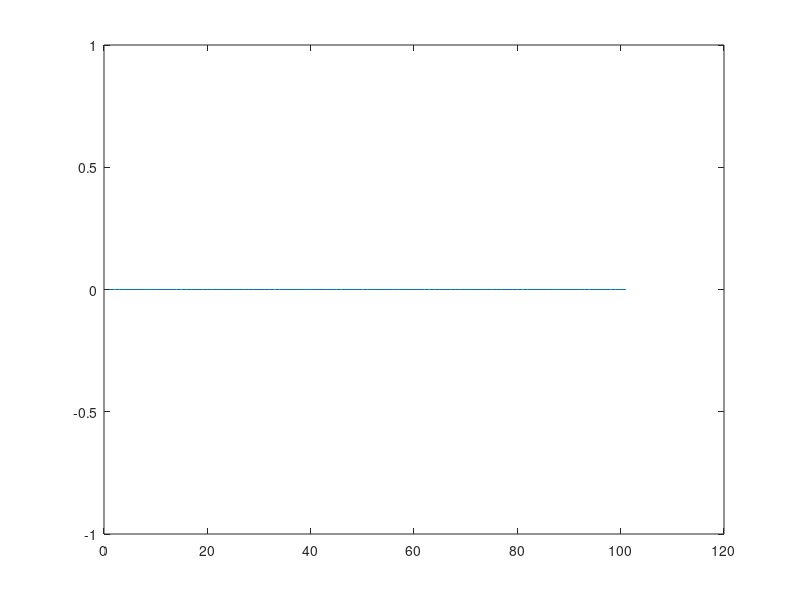
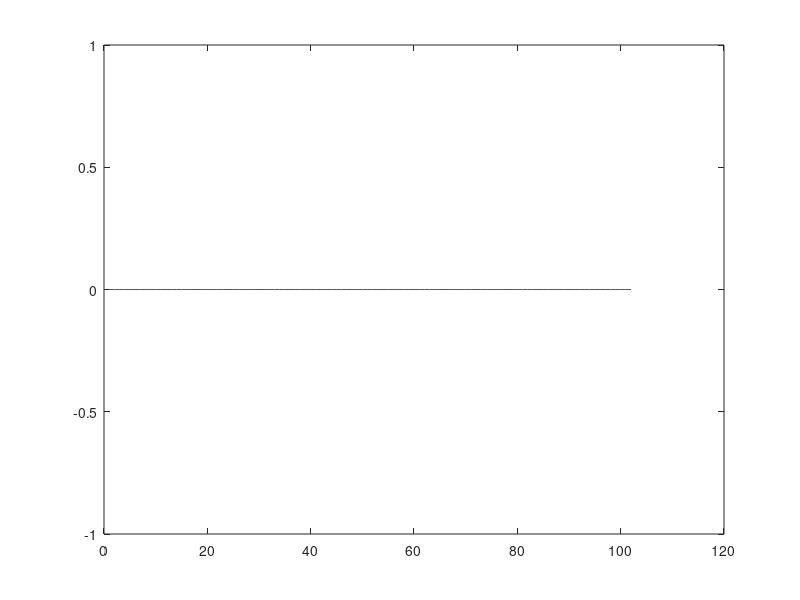
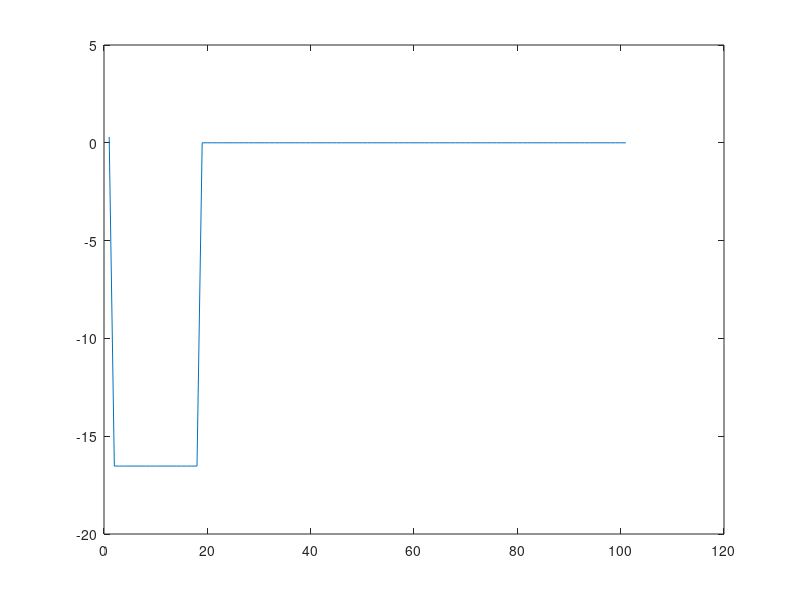
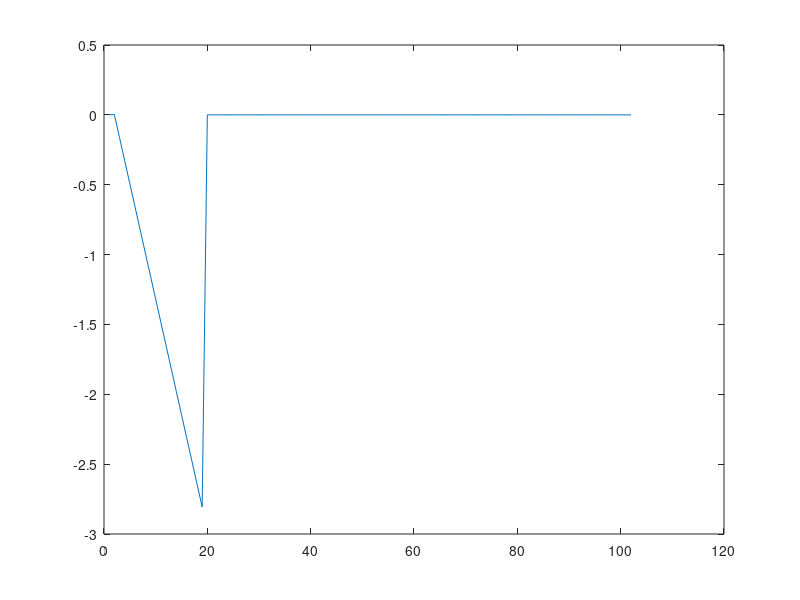

Source code (MATLAB) for these figures, in order:

%%%%%%%%%%%%%%%%%%%%%%%%%%%%%%%%
%% TRANSLATION I X- och Y-LED %%
%%%%%%%%%%%%%%%%%%%%%%%%%%%%%%%%

%%Translation x -led

close all

values = 101;
%time = linspace(0, values);
mass = 0.5; %kg
frictionStill = 0.5;
frictionMove = 0.2;
step = 0.01; %step size
velx = zeros(values,1);
posx = zeros(values,1);
accx = zeros(values,1);
force = zeros(values,1);
force(1) = 0.6; %newton
forceAngle = 1;%radian

for index = 1:values
   if ( cos(forceAngle) * force(index) >= frictionStill)
    accx(index) = 1/mass * (cos(forceAngle) * force(index) - frictionMove * velx(index));
    velx(index+1) = velx(index) + step * accx(index);
    posx(index+1) = posx(index) + step * velx(index);
   else
       accx(index) = 0;
       velx(index+1) = 0;
       posx(index+1) = 0;    
   end
    
end

plot(accx);
figure
plot(velx),
figure
plot(posx);

%% Translation y-led

close all

values = 101;
mass = 0.5; %kg
frictionStill = 0.5;
frictionMove = 0.2;
step = 0.01; %step size
vely = zeros(values,1);
posy = zeros(values,1);
posy(1) = 0.2; %start position on y-axis
accy = zeros(values,1);
force = zeros(values,1);
force(1) = 10; %newton
forceAngle = 1;%radian
gravity = 9.82; % m/s^2

for index = 1:values
   if posy(index) > 0
       accy(index) = 1/mass * (sin(forceAngle) * (force(index) - gravity));
       vely(index+1) = vely(index) + step * accy(index);
       posy(index+1) = posy(index) + step * vely(index);
   else
       accy(index) = 0;
       vely(index+1) = 0;
       posy(index+1) = 0;  
   end
    
end

plot(accy);
figure
plot(vely),
figure
plot(posy);

